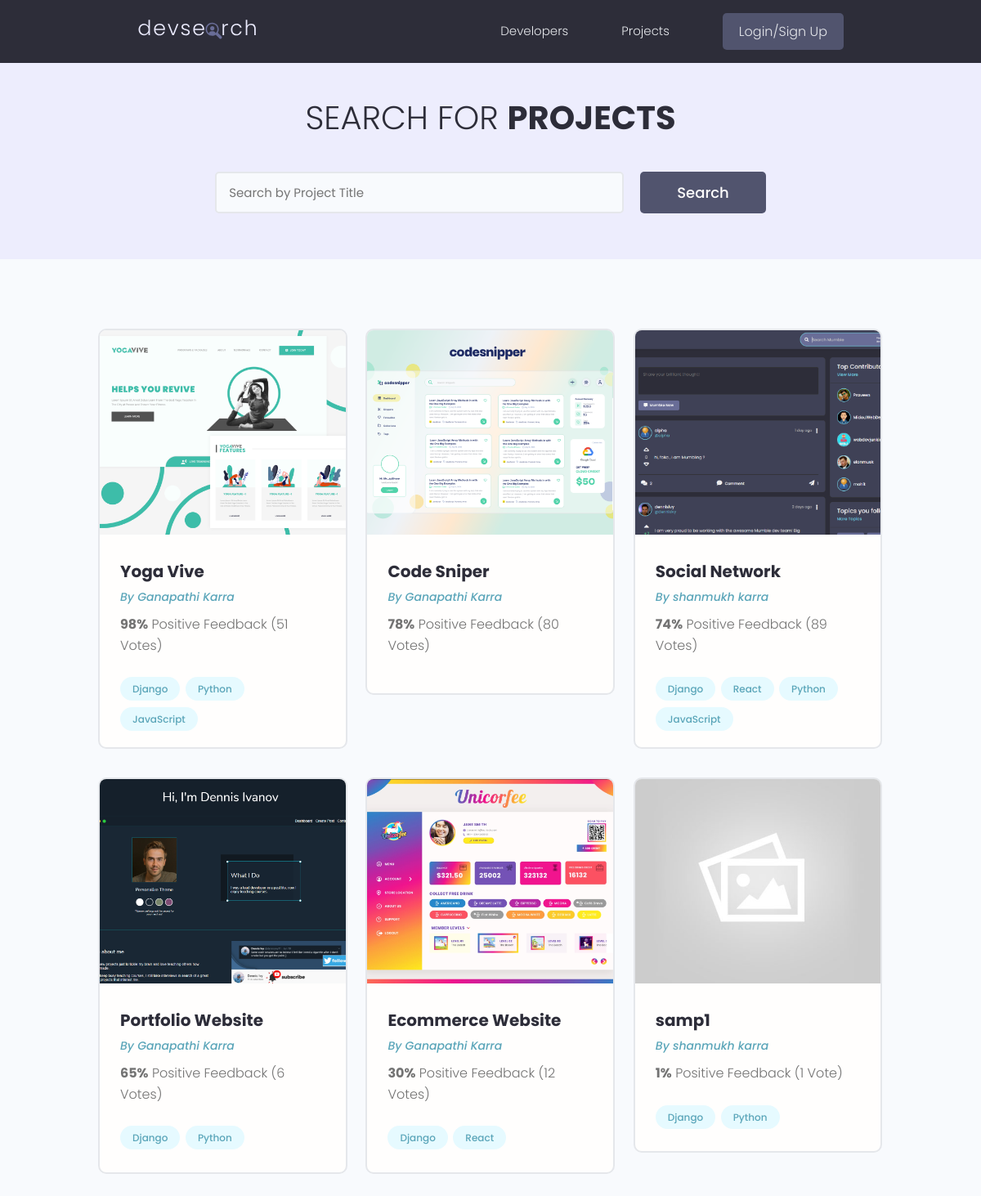
The page /projects/?search_query=&page=2 on the database as committed earlier.
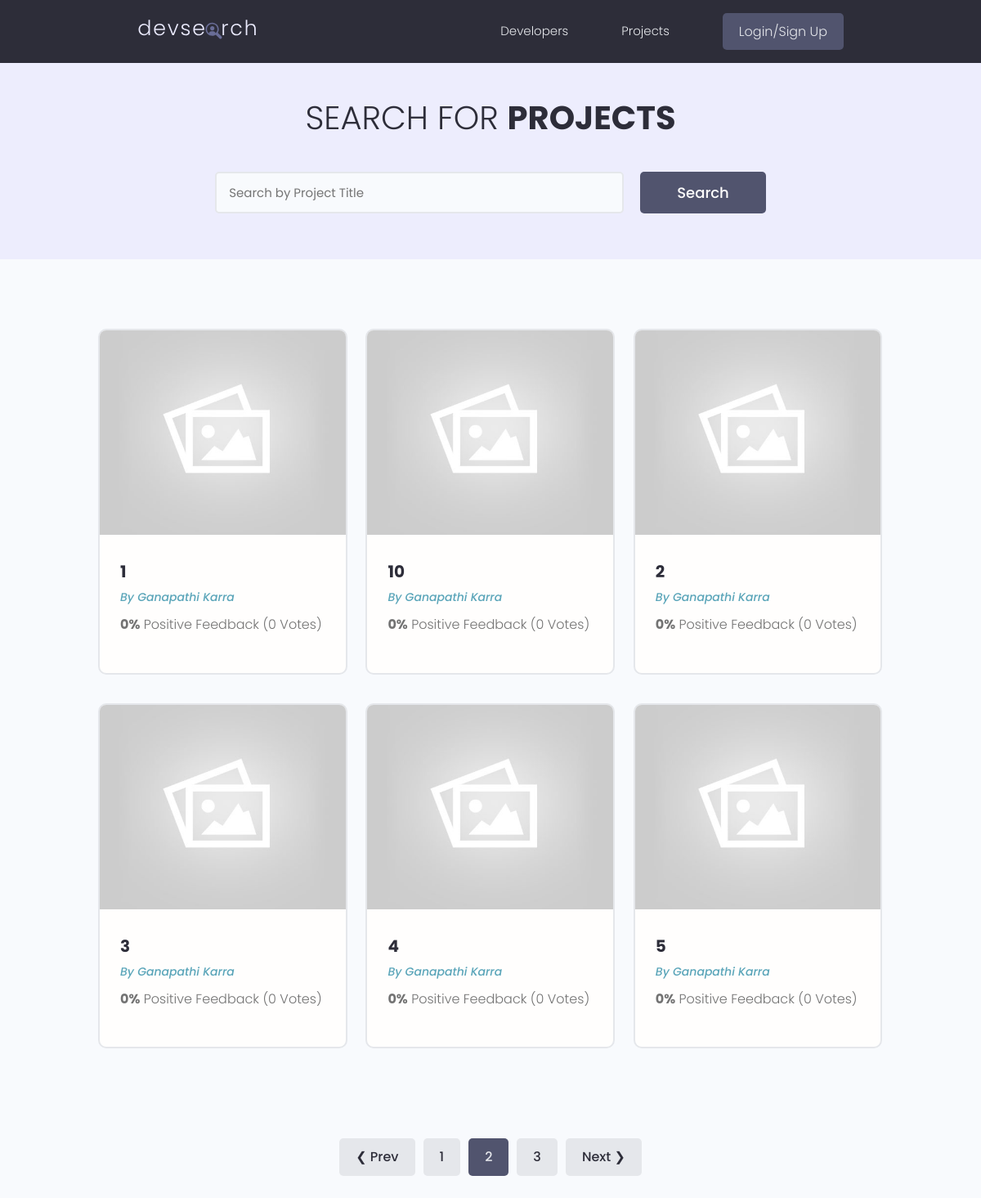
The same page on the database as committed later.
### projects/models.py (models this page shows, shortened)
class Project(models.Model):
    owner = models.ForeignKey(Profile,on_delete=models.SET_NULL,null=True,blank=True)
    title = models.CharField(max_length=200)
    description = models.TextField(null=True,blank=True)
    featured_image = models.ImageField(null=True,blank=True, default='default.jpg')
    demo_link = models.CharField(max_length=2000, null=True,blank=True)
    source_link = models.CharField(max_length=2000, null=True,blank=True)
    tags = models.ManyToManyField('Tag',blank=True) #anotherway: tag = models.ManyToManyField(Tag,null=True)
    vote_total = models.IntegerField(default=0,null=True,blank=True)
    vote_ratio = models.IntegerField(default=0,null=True,blank=True)
    created = models.DateTimeField(auto_now_add=True)
    id = models.UUIDField(default=uuid.uuid4,unique=True,primary_key=True,editable=False)
    class Meta:
        ordering = ['-vote_ratio','-vote_total','title']      #desc: ['-created']

class Tag(models.Model):
    name = models.CharField(max_length=200)
    created = models.DateTimeField(auto_now_add=True)
    id = models.UUIDField(default=uuid.uuid4,unique=True,primary_key=True,editable=False)

### users/models.py (models this page shows, shortened)
class Profile(models.Model):
    user = models.OneToOneField(User,on_delete=models.CASCADE, null=True, blank=True)
    name =  models.CharField(max_length=200, null=True, blank=True)
    username =  models.CharField(max_length=200, null=True, blank=True)
    email = models.EmailField(max_length=200, null=True, blank=True)
    location =  models.CharField(max_length=200, null=True, blank=True)
    short_intro = models.CharField(max_length=200, null=True, blank=True)
    bio = models.TextField(null=True, blank=True)
    profile_image = models.ImageField(null=True, blank=True,upload_to='profiles/',default='profiles/user-default.png')
    social_github = models.CharField(max_length=200, null=True, blank=True)
    social_twitter = models.CharField(max_length=200, null=True, blank=True)
    social_linkedin = models.CharField(max_length=200, null=True, blank=True)
    social_youtube = models.CharField(max_length=200, null=True, blank=True)
    social_website = models.CharField(max_length=200, null=True, blank=True)
    created = models.DateTimeField(auto_now_add=True)
    id = models.UUIDField(default=uuid.uuid4,unique=True,primary_key=True,editable=False)
    class Meta:
        ordering = ['created']      #desc: ['-created']

### projects/views.py (the view)
# urls.py: path('projects/',views.getprojects),
def getprojects(req):
    projs ,searchquery = searchProjects(req)
    projs, customrange = paginateProjects(req,projs,6)
    cntxt={'projs':projs,'searchquery':searchquery,'customrange':customrange}
    return render(req,'projects/projects.html',cntxt)

### projects/utils.py (called while the page is built)
def paginateProjects(req,projs,resultsperpage):
    paginator = Paginator(projs,resultsperpage)
    pageno = req.GET.get('page')
    try:
        projs = paginator.page(pageno)
    except PageNotAnInteger:
        pageno = 1
        projs = paginator.page(pageno)
    except EmptyPage:
        pageno = paginator.num_pages
        projs = paginator.page(pageno)
    leftindex,rightindex = max(1,int(pageno)-4),min(paginator.num_pages,int(pageno)+5)
    customrange  = range(leftindex,rightindex+1)
    return projs,customrange

def searchProjects(req):
    searchquery = ''
    if req.GET.get('search_query'):
        searchquery = req.GET.get('search_query')
    projs = Project.objects.filter(
        Q(owner__name__icontains=searchquery) |     # '&' -> and, '|' -> or
        Q(title__icontains=searchquery) |
        Q(description__icontains=searchquery) |
        Q(tags__name__icontains=searchquery)  #another-way: Q(tags__in=tgs) #where: tgs=Tag.objects.filter(name__icontains=searchquery)
    ).distinct()
    return projs,searchquery

### projects/templates/projects/projects.html (shortened to what this page needs)
{% extends 'main.html' %}
{% block conten %}
    <main class="projects">
        <section class="hero-section text-center">
          <div class="container container--narrow">
            <div class="hero-section__box">
              <h2>Search for <span>Projects</span></h2>
            </div>
            <div class="hero-section__search">
              <form class="form" action="{% url 'projects' %}" method="get">
                <div class="form__field">
                  <input class="input input--text" id="formInput#search" type="text" name="search_query" value="{{searchquery}}"
                    placeholder="Search by Project Title" />
                </div>
                <input class="btn btn--sub btn--lg" type="submit" value="Search" />
              </form>
            </div>
          </div>
        </section>
        <section class="projectsList">
          <div class="container">
            <div class="grid grid--three">
            {% for proj in projs %}
                <div class="column">
                    <div class="card project">
                    <a href="{% url 'project' proj.id %}" class="project">
                        <img class="project__thumbnail" src="{{ proj.featured_image.url }}" alt="project thumbnail" />
                        <div class="card__body">
                        <h3 class="project__title">{{proj.title}}</h3>
                        <p><a class="project__author" href="{% url 'profile' proj.owner.id %}">By {{proj.owner.name}}</a></p>
                        <p class="project--rating">
                            <span style="font-weight: bold;">{{proj.vote_ratio}}%</span> Positive
                            Feedback ({{proj.vote_total}} Vote{{proj.vote_total|pluralize:"s"}})
                        </p>
                        <div class="project__tags">
                            {% for tag in proj.tags.all %}
                            <span class="tag tag--pill tag--main">
                            <small>{{tag.name}}</small>
                            </span>
                            {% endfor %}
                        </div>
                        </div>
                    </a>
                    </div>
                </div>
            {% endfor %}
            </div>
          </div>
        </section>
        {% include 'pagination.html' with queryset=projs %}
      </main>
{% endblock conten %}

Rows that differ between the two databases and show on the page:
no longer on this page (row unchanged): Project: featured_image (picture), title "Yoga Vive", owner.name "Ganapathi Karra", vote_ratio "98", vote_total "51"
no longer on this page (row unchanged): Tag: name "Django"
no longer on this page (row unchanged): Tag: name "Python"
no longer on this page (row unchanged): Tag: name "JavaScript"
no longer on this page (row unchanged): Project: featured_image (picture), title "Code Sniper", owner.name "Ganapathi Karra", vote_ratio "78", vote_total "80"
no longer on this page (row unchanged): Project: featured_image (picture), title "Social Network", owner.name "shanmukh karra", vote_ratio "74", vote_total "89"
no longer on this page (row unchanged): Tag: name "React"
no longer on this page (row unchanged): Project: featured_image (picture), title "Portfolio Website", owner.name "Ganapathi Karra", vote_ratio "65", vote_total "6"
no longer on this page (row unchanged): Project: featured_image (picture), title "Ecommerce Website", owner.name "Ganapathi Karra", vote_ratio "30", vote_total "12"
no longer on this page (row unchanged): Project: featured_image (placeholder picture), title "samp1", owner.name "shanmukh karra", vote_ratio "1", vote_total "1"
added Project: featured_image (placeholder picture), title "1", owner.name "Ganapathi Karra", vote_ratio "0", vote_total "0"
added Project: featured_image (placeholder picture), title "10", owner.name "Ganapathi Karra", vote_ratio "0", vote_total "0"
added Project: featured_image (placeholder picture), title "2", owner.name "Ganapathi Karra", vote_ratio "0", vote_total "0"
added Project: featured_image (placeholder picture), title "3", owner.name "Ganapathi Karra", vote_ratio "0", vote_total "0"
added Project: featured_image (placeholder picture), title "4", owner.name "Ganapathi Karra", vote_ratio "0", vote_total "0"
added Project: featured_image (placeholder picture), title "5", owner.name "Ganapathi Karra", vote_ratio "0", vote_total "0"
Other text that changed with them:
text now shown: "❮ Prev Next ❯"
new list line: "1"
new list line: "2"
new list line: "3"
